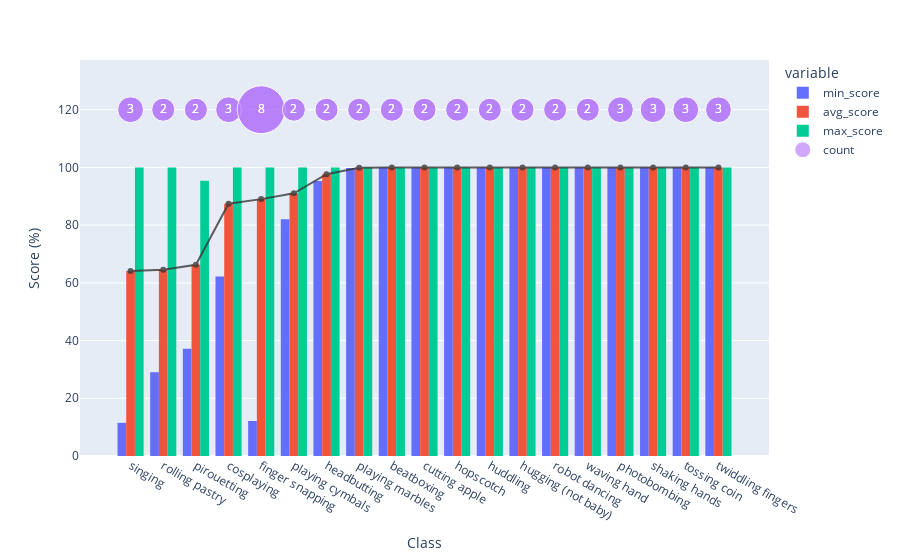

Notebook cell for this chart:
### Code cell
plot_df = r.melt(id_vars=['class', 'count'], value_vars=['min_score', 'avg_score', 'max_score'])
plot_df['x_label'] = plot_df['class']
plot_df['value'] *= 100

fig = px.histogram(plot_df, x='x_label', y='value', color='variable', barmode='group')
fig.add_scatter(
    y=[120] * len(plot_df), 
    x=plot_df['x_label'], 
    mode='markers+text',
    marker_size=plot_df['count'] ** 1.6 + 20, 
    text=plot_df['count'],
    textposition='middle center',
    textfont_color='white',
    opacity=0.8,
    name='count'
)
fig.add_scatter(
    y=r['avg_score'] * 100,
    x=plot_df['x_label'],
    mode='markers+lines+text',
    marker_color='#383838',
    opacity=0.8,
    showlegend=False,
)

fig.update_yaxes(title_text='Score (%)')
fig.update_xaxes(title_text='Class')

fig.show()

### Figure 1 — Plotly figure (JSON) as saved in the notebook; plotly's stock layout.template omitted (floating-point values rounded to 4 significant figures)
{"data": [{"alignmentgroup": "True", "bingroup": "x", "histfunc": "sum", "hovertemplate": "variable=min_score<br>x_label=%{x}<br>sum of value=%{y}<extra></extra>", "legendgroup": "min_score", "marker": {"color": "#636efa", "pattern": {"shape": ""}}, "name": "min_score", "offsetgroup": "min_score", "orientation": "v", "showlegend": true, "type": "histogram", "x": ["singing", "rolling pastry", "pirouetting", "cosplaying", "finger snapping", "playing cymbals", "headbutting", "playing marbles", "beatboxing", "cutting apple", "hopscotch", "huddling", "hugging (not baby)", "robot dancing", "waving hand", "photobombing", "shaking hands", "tossing coin", "twiddling fingers"], "xaxis": "x", "y": [11.48, 29.03, 37.17, 62.22, 12.14, 82.08, 95.31, 99.8, 100, 100, 100, 100, 100, 100, 100, 100, 100, 100, 100], "yaxis": "y"}, {"alignmentgroup": "True", "bingroup": "x", "histfunc": "sum", "hovertemplate": "variable=avg_score<br>x_label=%{x}<br>sum of value=%{y}<extra></extra>", "legendgroup": "avg_score", "marker": {"color": "#EF553B", "pattern": {"shape": ""}}, "name": "avg_score", "offsetgroup": "avg_score", "orientation": "v", "showlegend": true, "type": "histogram", "x": ["singing", "rolling pastry", "pirouetting", "cosplaying", "finger snapping", "playing cymbals", "headbutting", "playing marbles", "beatboxing", "cutting apple", "hopscotch", "huddling", "hugging (not baby)", "robot dancing", "waving hand", "photobombing", "shaking hands", "tossing coin", "twiddling fingers"], "xaxis": "x", "y": [64.15, 64.52, 66.27, 87.41, 89.02, 91.04, 97.65, 99.87, 100, 100, 100, 100, 100, 100, 100, 100, 100, 100, 100], "yaxis": "y"}, {"alignmentgroup": "True", "bingroup": "x", "histfunc": "sum", "hovertemplate": "variable=max_score<br>x_label=%{x}<br>sum of value=%{y}<extra></extra>", "legendgroup": "max_score", "marker": {"color": "#00cc96", "pattern": {"shape": ""}}, "name": "max_score", "offsetgroup": "max_score", "orientation": "v", "showlegend": true, "type": "histogram", "x": ["singing", "rolling pastry", "pirouetting", "cosplaying", "finger snapping", "playing cymbals", "headbutting", "playing marbles", "beatboxing", "cutting apple", "hopscotch", "huddling", "hugging (not baby)", "robot dancing", "waving hand", "photobombing", "shaking hands", "tossing coin", "twiddling fingers"], "xaxis": "x", "y": [100, 100, 95.37, 100, 100, 100, 100, 99.94, 100, 100, 100, 100, 100, 100, 100, 100, 100, 100, 100], "yaxis": "y"}, {"marker": {"size": [25.8, 23.03, 23.03, 25.8, 47.86, 23.03, 23.03, 23.03, 23.03, 23.03, 23.03, 23.03, 23.03, 23.03, 23.03, 25.8, 25.8, 25.8, 25.8, 25.8, 23.03, 23.03, 25.8, 47.86, 23.03, 23.03, 23.03, 23.03, 23.03, 23.03, 23.03, 23.03, 23.03, 23.03, 25.8, 25.8, 25.8, 25.8, 25.8, 23.03, 23.03, 25.8, 47.86, 23.03, 23.03, 23.03, 23.03, 23.03, 23.03, 23.03, 23.03, 23.03, 23.03, 25.8, 25.8, 25.8, 25.8]}, "mode": "markers+text", "name": "count", "opacity": 0.8, "text": [3, 2, 2, 3, 8, 2, 2, 2, 2, 2, 2, 2, 2, 2, 2, 3, 3, 3, 3, 3, 2, 2, 3, 8, 2, 2, 2, 2, 2, 2, 2, 2, 2, 2, 3, 3, 3, 3, 3, 2, 2, 3, 8, 2, 2, 2, 2, 2, 2, 2, 2, 2, 2, 3, 3, 3, 3], "textfont": {"color": "white"}, "textposition": "middle center", "type": "scatter", "x": ["singing", "rolling pastry", "pirouetting", "cosplaying", "finger snapping", "playing cymbals", "headbutting", "playing marbles", "beatboxing", "cutting apple", "hopscotch", "huddling", "hugging (not baby)", "robot dancing", "waving hand", "photobombing", "shaking hands", "tossing coin", "twiddling fingers", "singing", "rolling pastry", "pirouetting", "cosplaying", "finger snapping", "playing cymbals", "headbutting", "playing marbles", "beatboxing", "cutting apple", "hopscotch", "huddling", "hugging (not baby)", "robot dancing", "waving hand", "photobombing", "shaking hands", "tossing coin", "twiddling fingers", "singing", "rolling pastry", "pirouetting", "cosplaying", "finger snapping", "playing cymbals", "headbutting", "playing marbles", "beatboxing", "cutting apple", "hopscotch", "huddling", "hugging (not baby)", "robot dancing", "waving hand", "photobombing", "shaking hands", "tossing coin", "twiddling fingers"], "y": [120, 120, 120, 120, 120, 120, 120, 120, 120, 120, 120, 120, 120, 120, 120, 120, 120, 120, 120, 120, 120, 120, 120, 120, 120, 120, 120, 120, 120, 120, 120, 120, 120, 120, 120, 120, 120, 120, 120, 120, 120, 120, 120, 120, 120, 120, 120, 120, 120, 120, 120, 120, 120, 120, 120, 120, 120]}, {"marker": {"color": "#383838"}, "mode": "markers+lines+text", "opacity": 0.8, "showlegend": false, "type": "scatter", "x": ["singing", "rolling pastry", "pirouetting", "cosplaying", "finger snapping", "playing cymbals", "headbutting", "playing marbles", "beatboxing", "cutting apple", "hopscotch", "huddling", "hugging (not baby)", "robot dancing", "waving hand", "photobombing", "shaking hands", "tossing coin", "twiddling fingers", "singing", "rolling pastry", "pirouetting", "cosplaying", "finger snapping", "playing cymbals", "headbutting", "playing marbles", "beatboxing", "cutting apple", "hopscotch", "huddling", "hugging (not baby)", "robot dancing", "waving hand", "photobombing", "shaking hands", "tossing coin", "twiddling fingers", "singing", "rolling pastry", "pirouetting", "cosplaying", "finger snapping", "playing cymbals", "headbutting", "playing marbles", "beatboxing", "cutting apple", "hopscotch", "huddling", "hugging (not baby)", "robot dancing", "waving hand", "photobombing", "shaking hands", "tossing coin", "twiddling fingers"], "y": [64.15, 64.52, 66.27, 87.41, 89.02, 91.04, 97.65, 99.87, 100, 100, 100, 100, 100, 100, 100, 100, 100, 100, 100]}], "layout": {"barmode": "group", "legend": {"title": {"text": "variable"}, "tracegroupgap": 0}, "margin": {"t": 60}, "xaxis": {"anchor": "y", "domain": [0, 1], "title": {"text": "Class"}}, "yaxis": {"anchor": "x", "domain": [0, 1], "title": {"text": "Score (%)"}}}}
